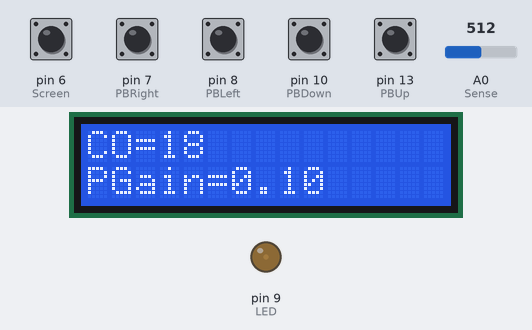
A sketch run on a simulated Arduino Uno, built with avr-gcc and run on an emulated ATmega328P. Parts: 15×2 character LCD, output pins drawn as LEDs (lit = HIGH). The test bench sets the inputs (shaded band); at power-on: pin 6 (Screen), pin 7 (PBRight), pin 8 (PBLeft), pin 10 (PBDown), pin 13 (PBUp) HIGH, A0 (Sense) = 512. What the sketch prints to the serial monitor is not drawn.

Above: at 1.2 s.
1.3 s: pin 6 (Screen) pulled LOW for 0.15 s
At 2.6 s:
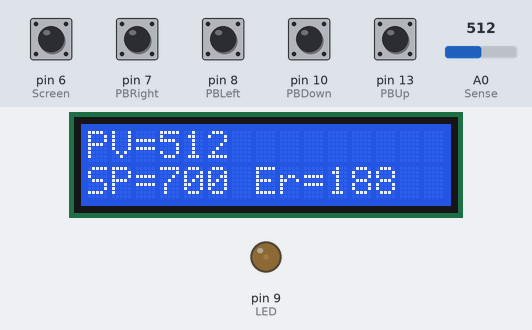
2.9 s: A0 (Sense) set to 0
At 3.3 s:
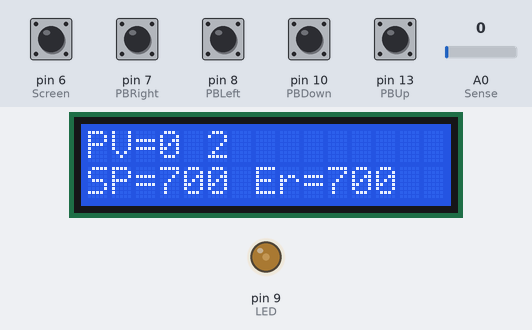
4.4 s: A0 (Sense) set to 716
At 5.0 s:
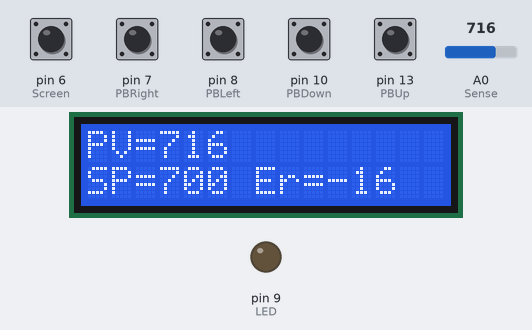
5.9 s: pin 6 (Screen) pulled LOW for 1 s
At 7.9 s:
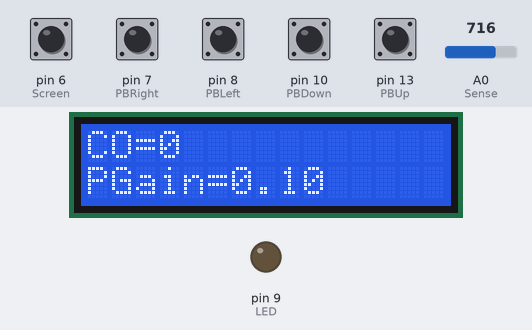
8.4 s: pin 7 (PBRight) pulled LOW for 0.15 s
At 9.5 s:
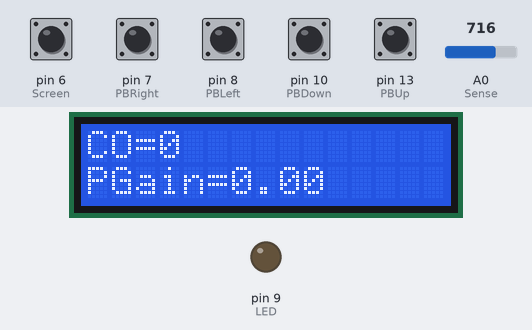
Timing chart, 0 to 11.0 s (numbered marks = the images above; inputs shaded):
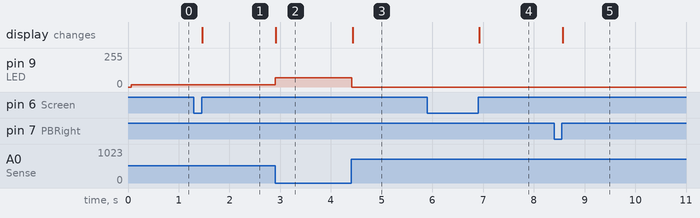

The sketch:

LIAP.ino
```cpp
/*
LIA On/Off
Using the Arduino, create a PID controller.
connect an LED and an LDR that are pointing to each other to the Arduino to control the light from the LED.
*/

#include <LiquidCrystal.h>          // Allows the lcd library to be referenced for new functions
const int rs = 12, en = 11, d4 = 5, d5 = 4, d6 = 3, d7 = 2;
LiquidCrystal lcd(rs, en, d4, d5, d6, d7);

int LED = 9;            // Pin for the lcd output
int Sense = A0;         // Resistor sensor input
// int Var = A1;           // Pot Input
int Hyst;
int CO;
int PBUp = 13;          // push button to increase SP
int PBDown = 10;        // push button to decrease SP
int PBLeft = 8;         // push button to increase hysterisis
int PBRight = 7;        // push button to decrease hysterisis
int Screen = 6;         // push button to change screen
int Error;
float PGain;

// Variables for Screen change
int HoldScreen;
int STATEScreen;
int Count = 0;

// Variables for the Set Point function
int STATEUp;
int STATEDown;
int HoldUp;
int HoldDown;
int CountSP = 700;

// Variables for the PGain function
int STATELeft;
int STATERight;
int HoldLeft;
int HoldRight;
float CountP = 0.10;
float PNum;

int SetValue() {
// Function to modify the Set Point value

  HoldUp= STATEUp;
  HoldDown= STATEDown;

STATEUp = digitalRead(PBUp);                             // Reads the value of PBup and stores it under the value "STATE
STATEDown = digitalRead(PBDown);                         // Reads the value of PBup and stores it under the value "STATE"
if (STATEUp == 1 && HoldUp == 0) {                                      // Check if the PB is pressed
    CountSP = CountSP + 10;                              // Add 10 to the count

    if (CountSP >= 1023) {                               // If the counter is above or equal to 1023 then keep it at 1023
      CountSP = 1023;
    }
    else if (STATEUp == 0) {
      HoldUp = 0;
    }
}

if (STATEDown == 1 && HoldDown == 0) {                                    // Check if the PB is pressed
    CountSP = CountSP - 10;                              // Remove 10 from the count

    if (CountSP <= 0) {                                  // If the counter is less or equal to 0 then keep it at 0
      CountSP = 0;
    }
    else if (STATEDown == 0){
      HoldDown = 0;
    }
}
return CountSP;
}

float PValue() {
// Function to modify the Hysterisis value

  HoldLeft= STATELeft;
  HoldRight= STATERight;

STATELeft = digitalRead(PBLeft);                          // Reads the value of PBup and stores it under the value "STATE
STATERight = digitalRead(PBRight);                        // Reads the value of PBup and stores it under the value "STATE"
if (STATELeft == 1 && HoldLeft == 0) {                                     // Check if the PB is pressed and held
    CountP = CountP + 0.1;                              // Add 5 to the count

    if (CountP >=100 ) {                                // If the counter is above or equal to 250 then keep it at 250
      CountP = 100;
    }
    else if (STATELeft ==0) {
      HoldLeft = 0;
    }
}

if (STATERight == 1 && HoldRight == 0) {                                    // Check if the PB is pressed and held
    CountP = CountP - 0.1;                              // Remove 5 from the count

    if (CountP <= 0) {                                  // If the counter is less or equal to 5 then reset it
      CountP = 0;
    }
    else if (STATERight == 0) {
      HoldRight = 0;
    }
}
return CountP;
}

void setup() {
  // put your setup code here, to run once:
Serial.begin(9600);
pinMode(LED,OUTPUT);                                // LED is an output
pinMode(PBUp,INPUT_PULLUP);                         // PBUp is an input pullup
pinMode(PBDown,INPUT_PULLUP);                       // PBDown is an input pullup
pinMode(PBLeft,INPUT_PULLUP);                       // PBLeft is an input pullup
pinMode(PBRight,INPUT_PULLUP);                      // PBRight is an input pullup
pinMode(Screen,INPUT_PULLUP);                       // Screen is an input pullup
lcd.begin(15,2);                                    // Setup the rows an colums needed
}

void loop() {
  // put your main code here, to run repeatedly:
//delay(100);                                         // Used to make the lcd more legible
HoldScreen= STATEScreen;
STATEScreen = digitalRead(Screen);                  // Reads the value of Screen and stores it under the value "STATE"
  if (STATEScreen == 1 && HoldScreen == 0) {        // Check if the PB is pressed and held
    Count = Count + 1;                              // Add 1 to the count
    lcd.clear();


    if (Count >= 2) {                               // If the counter is above or equal to 2 then reset it
      Count = 0;
    }
  else if (STATEScreen == LOW) {                    // If PB is not being pressed, set it as not pressed
    HoldScreen = 0;

    }
  }
int SCount = SetValue();                            // Store the function as an integer
float PGain = PValue();
int PV = analogRead(Sense);                         // Read the input from the photo resistor
int Set = SCount;                                   // Store SCount as Set
Error = Set - PV;
CO = PGain*Error;
if (CO > 255) {                             // If the value read on the sensor is below the set point, turn on the LED
  CO = 255;
}
if (CO<0) {                             // If the value read on the sensor is above the set point, turn the LED off
  CO = 0;
}
//long CO = map(Set, 0, 1023, 0, 255);
analogWrite(LED,CO);                                // Output CO

switch (Count) {

  case 0:
  // If screen 1 is displaying then show PV, SP and Error on the lcd
  lcd.setCursor(0,0);
  lcd.print("PV=");
  lcd.print(PV);
  lcd.print(" ");


  lcd.setCursor(0,1);
  lcd.print("SP=");
  lcd.print(Set);
  lcd.print(" ");


  lcd.setCursor(7,1);
  lcd.print("Er=");
  lcd.print(Error);
  lcd.print(" ");
  break;

  case 1:
  // If screen 2 is displaying then show CO and PGain on the lcd

  lcd.setCursor(0,0);
  lcd.print("CO=");
  lcd.print(CO);
  lcd.print(" ");


  lcd.setCursor(0,1);
  lcd.print("PGain=");
  lcd.print(PGain);
  lcd.print(" ");
  break;

}
Serial.print("PV= ");
Serial.print(PV);
Serial.print("\t");
Serial.print("SP= ");
Serial.println(Set);
// Serial.print("\t");
// Serial.print("Error= ");
// Serial.print(Error);
// Serial.print("\t");
// Serial.print("CO= ");
// Serial.print(CO);
// Serial.print("\t");
// Serial.print("PGain= ");
// Serial.println(PGain);
}
```

Measured:
- after the input at 1.3 s, the display: changes after 0.17 s (image 1)
- after the input at 2.9 s, pin 9 (LED): 18/255 → 70/255 at once; the display: changes at once (image 2)
- after the input at 4.4 s, pin 9 (LED): 70/255 → 0/255 at once; the display: changes at once (image 3)
- after the input at 5.9 s, the display: changes after 1.0 s (image 4)
- after the input at 8.4 s, the display: changes after 0.17 s (image 5)
